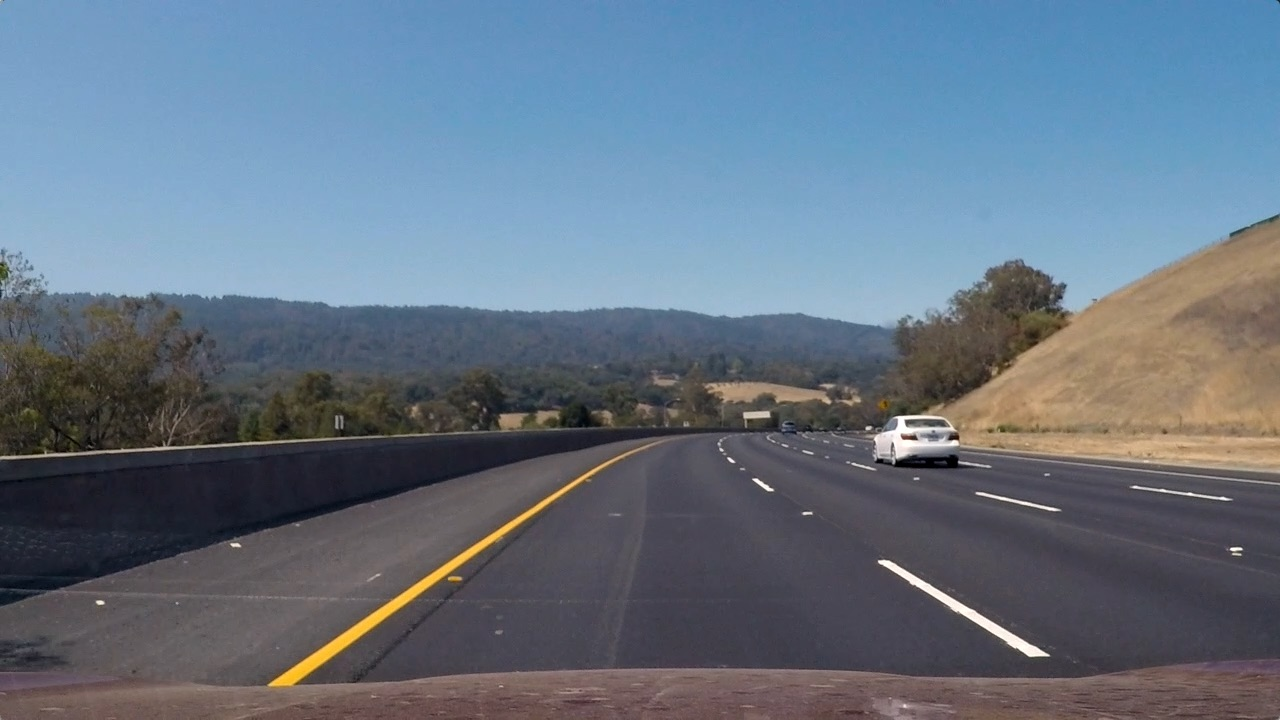
#> input picture curved_lines/test_images/test3.jpg, 1280 x 720 px, found by its file name
$ python my_line_detection.py
#> lines starting #> are read from the running program, lines starting #| are printed output that depends on the picture; after the words box and inside, x2 and y2 are one past the last pixel; in counts of white or black regions, pixels touching at a corner belong together
import os
import matplotlib.pyplot as plt
import matplotlib.image as mpimg
import numpy as np
import math
import cv2
#%matplotlib inline
from moviepy.editor import VideoFileClip
from IPython.display import HTML
#from MotorControlAPI import MotorController


#myVar = MotorController('COMx')
imageDir = 'test_images/'
imageFiles = os.listdir(imageDir)

imageList = []

#just checking filenames
for i in range(0, len(imageFiles)):
    imageList.append(mpimg.imread(imageDir + imageFiles[i]))

#print(imageFiles)

def display_images(images, cmap=None):
    plt.figure(figsize=(40,40))
    for i, image in enumerate(images):
        plt.subplot(3,2,i+1)
        plt.imshow(image, cmap)
        plt.autoscale(tight=True)
    plt.show()

#display_images(imageList)


def color_filter(image):
    #convert from RGB to HLS (Hue, Lightness, Saturation)
    hls = cv2.cvtColor(image, cv2.COLOR_RGB2HLS)
    lower = np.array([0,190,0])
    upper = np.array([255,255,255])


    whitemask = cv2.inRange(hls, lower, upper)

    masked = cv2.bitwise_and(image, image, mask = whitemask)


    return masked

#filtered_img = list(map(color_filter, imageList))

#display_images(filtered_img)


def roi(img):
    #function to idenify region of interest, using a triangle to focus on where the lines are
    if img is not None:
        x = int(img.shape[1])
        y = int(img.shape[0])
        shape = np.array([[int(0), int(y)], [int(x), int(y)], [int(0.55*x), int(0.6*y)], [int(0.45*x), int(0.6*y)]])

        mask = np.zeros_like(img)

        #Uses 3 channels or 1 channel for color depending on input image
        if len(img.shape) > 2:
            channel_count = img.shape[2]
            ignore_mask_color = (255,) * channel_count
        else:
            ignore_mask_color = 255

        #creates a polygon with the mask color (for area between lines)
        cv2.fillPoly(mask, np.int32([shape]), ignore_mask_color)

        #returns the image only where the mask pixels are not zero
        masked_image = cv2.bitwise_and(img, mask)
        return masked_image
    else:
        print("None")

#roi_img = list(map(roi, filtered_img))

#display_images(roi_img)


def grayscale(img):
    #canny needs a gray image, so we convert
    return cv2.cvtColor(img, cv2.COLOR_RGB2GRAY)

def canny(img):
    #using canny to get edges
    return cv2.Canny(grayscale(img), 50, 120)

#canny_img = list(map(canny, roi_img))
#display_images(canny_img,cmap='gray')

rightSlope, leftSlope, rightIntercept, leftIntercept = [],[],[],[]
def draw_lines(img, lines, thickness=5):
    global rightSlope, leftSlope, rightIntercept, leftIntercept

    rightColor=[0,255,0]
    leftColor=[255,0,0]

    #this is used to filter out the outlying lines that can affect the average
    #We then use the slope we determined to find the y-intercept of the filtered lines by solving for b in y=mx+b
    if lines is not None:
        for line in lines:
            for x1,y1,x2,y2 in line:
                slope = (y1-y2)/(x1-x2)
                if slope > 0.3:
                    if x1 > 500 :
                        yintercept = y2 - (slope*x2)
                        rightSlope.append(slope)
                        rightIntercept.append(yintercept)
                    else: None
                elif slope < -0.3:
                    if x1 < 600:
                        yintercept = y2 - (slope*x2)
                        leftSlope.append(slope)
                        leftIntercept.append(yintercept)
        #print("works")
    else:
        #print("was None")
        hello = 0


    #We use slicing operators and np.mean() to find the averages of the 30 previous frames
    #This makes the lines more stable, and less likely to glitch
    leftavgSlope = np.mean(leftSlope[-30:])
    leftavgIntercept = np.mean(leftIntercept[-30:])

    rightavgSlope = np.mean(rightSlope[-30:])
    rightavgIntercept = np.mean(rightIntercept[-30:])

    left_line_x1 = None
    right_line_x1 = None
    #plotting the lines
    try:
        left_line_x1 = int((0.65*img.shape[0] - leftavgIntercept)/leftavgSlope)
        left_line_x2 = int((img.shape[0] - leftavgIntercept)/leftavgSlope)

        right_line_x1 = int((0.65*img.shape[0] - rightavgIntercept)/rightavgSlope)
        right_line_x2 = int((img.shape[0] - rightavgIntercept)/rightavgSlope)

        pts = np.array([[left_line_x1, int(0.65*img.shape[0])],[left_line_x2, int(img.shape[0])],[right_line_x2, int(img.shape[0])],[right_line_x1, int(0.65*img.shape[0])]], np.int32)
        pts = pts.reshape((-1,1,2))
        cv2.fillPoly(img,[pts],(0,0,255))


        cv2.line(img, (left_line_x1, int(0.65*img.shape[0])), (left_line_x2, int(img.shape[0])), leftColor, 10)
        cv2.line(img, (right_line_x1, int(0.65*img.shape[0])), (right_line_x2, int(img.shape[0])), rightColor, 10)
    except ValueError:
            #I keep getting errors for some reason, so I put this here. Idk if the error still persists.
        pass

    return [left_line_x1, right_line_x1]


def hough_lines(img, rho, theta, threshold, min_line_len, max_line_gap):
    """
    `img` should be the output of a Canny transform.
    """
    #using hough to get the lines from the canny image
    lines = cv2.HoughLinesP(img, rho, theta, threshold, np.array([]), minLineLength=min_line_len, maxLineGap=max_line_gap)
    line_img = np.zeros((img.shape[0], img.shape[1], 3), dtype=np.uint8)
    coors = draw_lines(line_img, lines)
    #line_img2 = cv2.circle(line_img, (coors[0], 400), radius=10, color=(255, 255, 255), thickness=-6)
    #line_img2 = cv2.circle(line_img2, (coors[1], 400), radius=10, color=(255, 255, 255), thickness=-6)
    if coors[0] is not None and coors[1] is not None:
        left_diff = int(coors[0])
        right_diff = 635-int(coors[1])
        padding = 20
        #print("left: ", left_diff)
        #print("right: ", right_diff)
        # r = 400
        if (right_diff -padding < left_diff) and (left_diff < right_diff + padding):
            print("stay straight")
        elif (left_diff < right_diff - padding) :
            print("move left")
        elif (left_diff > right_diff + padding):
            print("move right")

        '''if (left_diff < right_diff - padding) or (left_diff > right_diff + padding):
            print("move right")
            #myVar.turnRight(20)
        elif (right_diff < left_diff - padding) or (right_diff > left_diff + padding):
            print("move left")
            #myVar.turnLeft(20)
        elif left_diff == right_diff:
            print("stay straight")
            #myVar.forward(20)'''

    return line_img


def linedetect(img):
    return hough_lines(img, 1, np.pi/180, 10, 20, 100)

#hough_img = list(map(linedetect, canny_img))
#display_images(hough_img)

def processImage(image):
    #function to combine all previous functions
    interest = roi(image)

    filterimg = color_filter(interest)
    canny = cv2.Canny(grayscale(filterimg), 50, 120)
    myline = hough_lines(canny, 1, np.pi/180, 10, 20, 5)

    weighted_img = cv2.addWeighted(myline, 1, image, 0.8, 0)
    cv2.imshow("img", weighted_img)

    return weighted_img


cap = cv2.VideoCapture(0) #use cv2.VideoCapture(0) to access camera
while(cap.isOpened()):
     _, frame = cap.read()
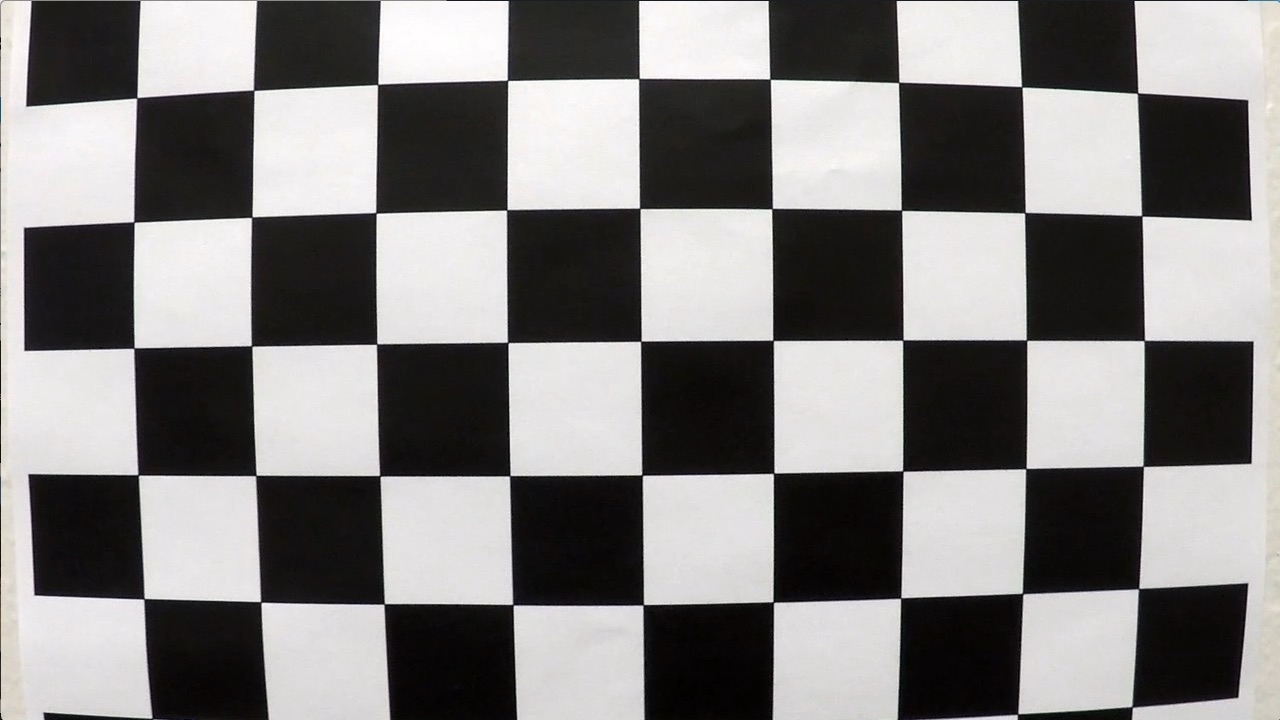
#> input picture curved_lines/camera_cal/calibration1.jpg, 1280 x 720 px, given in place of the camera
#> frame is the input picture: shape (720, 1280, 3); mean B, G, R 127.8, 128.4, 130.1
     final = processImage(frame)
#> in roi, `cv2.fillPoly(mask, np.int32([shape]), ignore_mask_color)`:
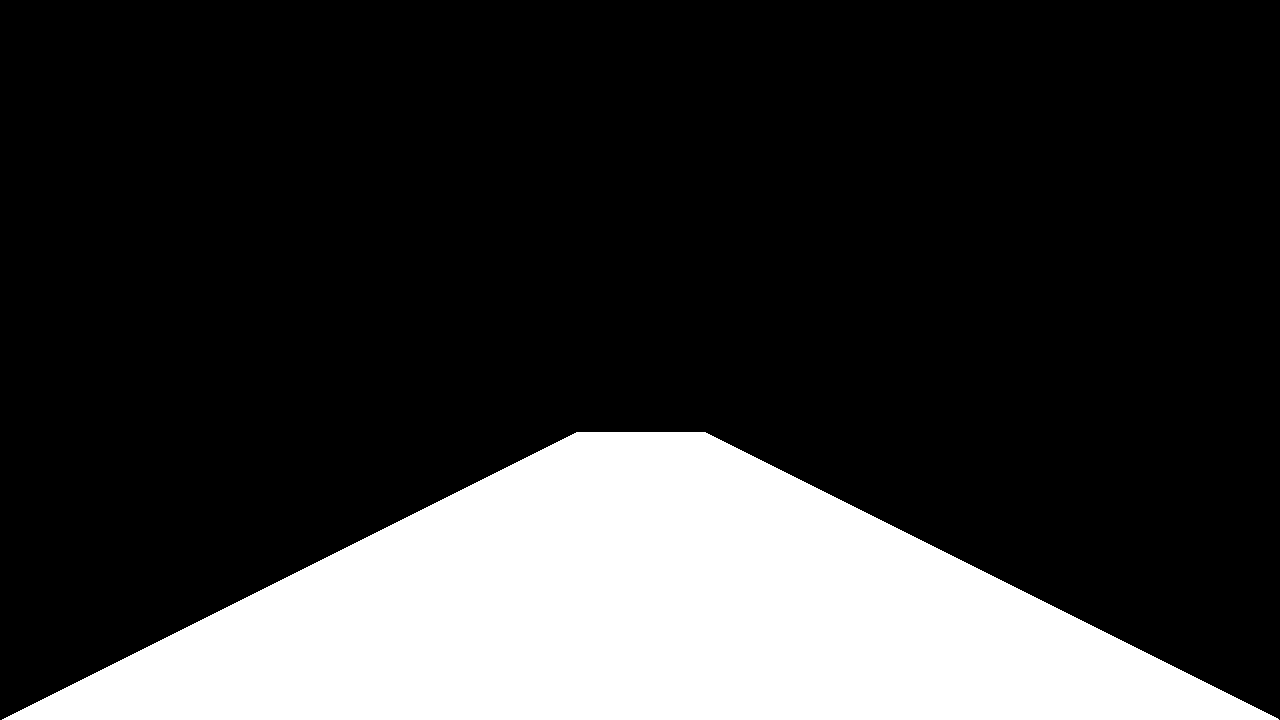
#> mask: shape (720, 1280, 3); 22% white; 1 white region, box (x1, y1, x2, y2) and area: (2, 432, 1279, 720) 202751
#> in color_filter, `hls = cv2.cvtColor(image, cv2.COLOR_RGB2HLS)`: hls: shape (720, 1280, 3); mean of channels 0, 1, 2 25.5, 25.4, 5.8
#> in color_filter, `whitemask = cv2.inRange(hls, lower, upper)`: whitemask: shape (720, 1280); 10.8% white; 14 white regions (1 under 20 px), largest, box (x1, y1, x2, y2) and area: (643, 474, 774, 605) 16524, (773, 599, 901, 720) 14805, (514, 606, 644, 720) 14537
#> in processImage, `canny = cv2.Canny(grayscale(filterimg), 50, 120)`:
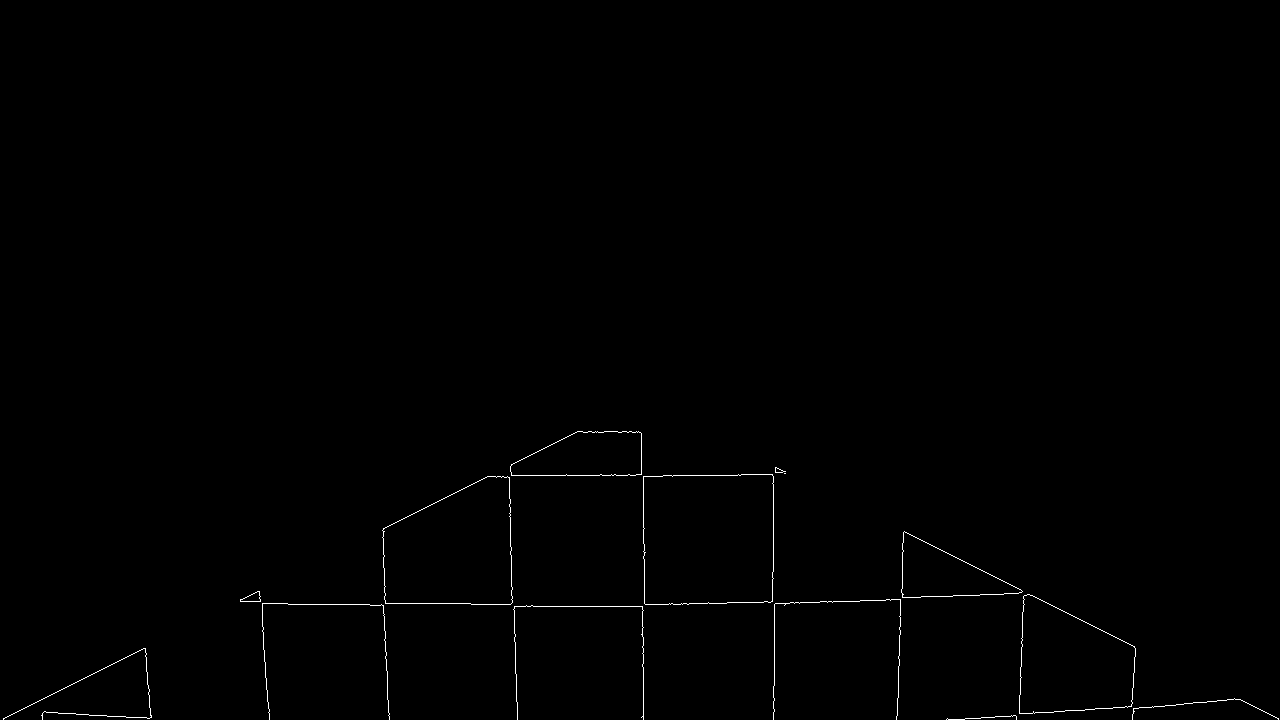
#> canny: shape (720, 1280); 0.4% white in thin lines or dots, all inside (x1, y1, x2, y2) = (3, 431, 1279, 720)
#> in hough_lines, `lines = cv2.HoughLinesP(img, rho, theta, threshold, np.array([]), minL..`: lines = 63 rows, first 6: [790, 602, 819, 602], [514, 606, 642, 606], [385, 603, 470, 603], [510, 499, 511, 603], [981, 570, 1021, 590], [773, 549, 773, 493]
#> the loop in draw_lines, `for line in lines:` made 63 passes
#> line on passes 1 to 12: [[790, 602, 819, 602]], [[514, 606, 642, 606]], [[385, 603, 470, 603]], [[510, 499, 511, 603]], [[981, 570, 1021, 590]], [[773, 549, 773, 493]], [[3, 718, 118, 661]], [[663, 475, 740, 475]], [[1044, 712, 1064, 711]], [[643, 719, 643, 637]], [[644, 550, 644, 603]], [[902, 582, 903, 550]]
#> after the loop in draw_lines, `for line in lines:`: leftIntercept = [719.5, 708.4, 717.1, 698.3, 722.9, 710.7]; leftSlope = [-0.496, -0.478, -0.494, -0.455, -0.524, -0.484]; rightIntercept = [-52541, 79.5, -inf, -inf, 79, -inf, 63.62, 83.43, -33317, -inf, -inf, 67.53, 79.5, 79]; rightSlope = [104, 0.5, inf, inf, 0.5, inf, 0.513, 0.496, 66, inf, inf, 0.511, 0.5, 0.5]
#> in draw_lines, `leftavgSlope = np.mean(leftSlope[-30:])`: leftavgSlope = -0.488
#> in draw_lines, `leftavgIntercept = np.mean(leftIntercept[-30:])`: leftavgIntercept = 712.8
#> in draw_lines, `rightavgSlope = np.mean(rightSlope[-30:])`: rightavgSlope = inf
#> in draw_lines, `rightavgIntercept = np.mean(rightIntercept[-30:])`: rightavgIntercept = -inf
#> in draw_lines, `left_line_x1 = int((0.65*img.shape[0] - leftavgIntercept)/leftavgSlope)`: left_line_x1 = 501
#> in draw_lines, `left_line_x2 = int((img.shape[0] - leftavgIntercept)/leftavgSlope)`: left_line_x2 = -14
#> in hough_lines, `coors = draw_lines(line_img, lines)`: coors = 2 items
#> in hough_lines, `coors = draw_lines(line_img, lines)`: line_img: shape (720, 1280, 3); every value is 0
#> in processImage, `weighted_img = cv2.addWeighted(myline, 1, image, 0.8, 0)`:
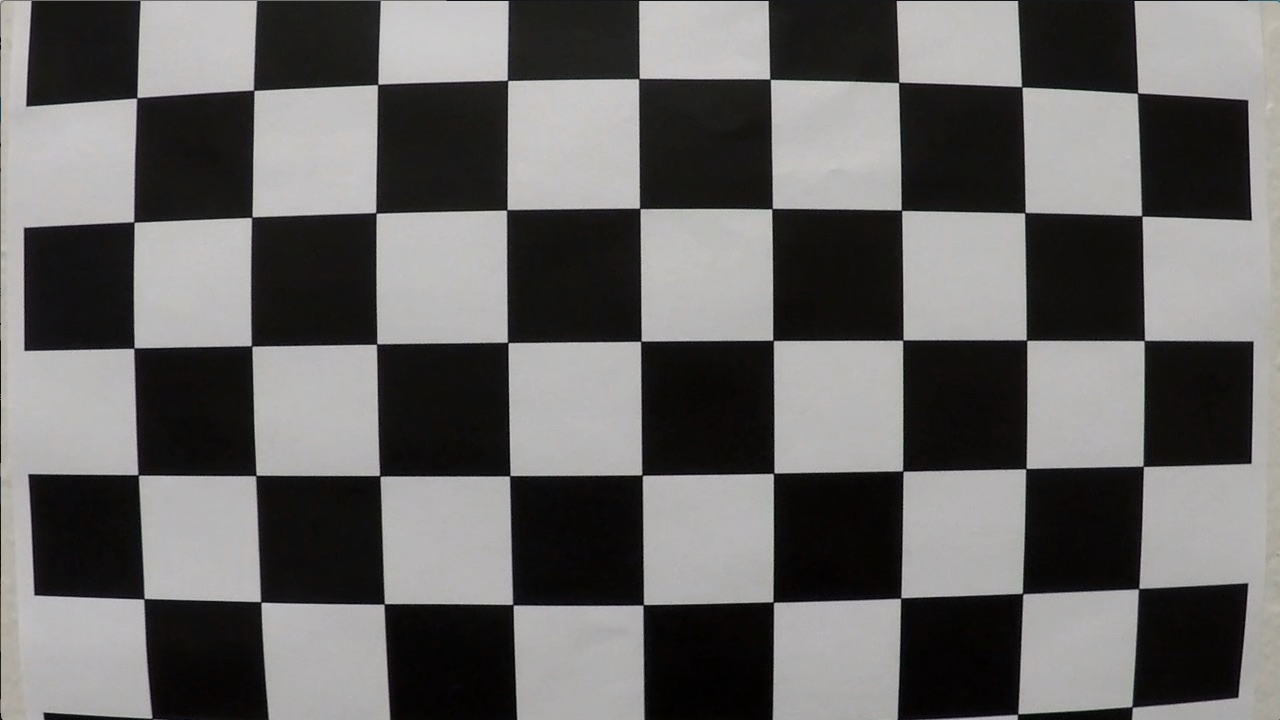
#> weighted_img: shape (720, 1280, 3); mean of channels 0, 1, 2 102.2, 102.7, 104.1; drawn as B, G, R
     #print("hello")
     #cv2.imshow("final", final)
     if cv2.waitKey(1) & 0xFF == ord('q'):
#> (key q is pressed here)
        break

cap.release()
cv2.destroyAllWindows()
